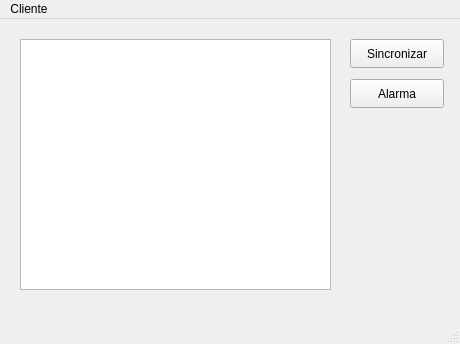
<?xml version="1.0" encoding="UTF-8"?>
<ui version="4.0">
 <class>MainWindow</class>
 <widget class="QMainWindow" name="MainWindow">
  <property name="geometry">
   <rect>
    <x>0</x>
    <y>0</y>
    <width>460</width>
    <height>344</height>
   </rect>
  </property>
  <property name="minimumSize">
   <size>
    <width>460</width>
    <height>344</height>
   </size>
  </property>
  <property name="maximumSize">
   <size>
    <width>460</width>
    <height>344</height>
   </size>
  </property>
  <property name="windowTitle">
   <string>Internet of Clocks</string>
  </property>
  <widget class="QWidget" name="centralwidget">
   <widget class="QPushButton" name="pBsync">
    <property name="geometry">
     <rect>
      <x>350</x>
      <y>20</y>
      <width>94</width>
      <height>29</height>
     </rect>
    </property>
    <property name="text">
     <string>Sincronizar</string>
    </property>
   </widget>
   <widget class="QPushButton" name="pBalarm">
    <property name="geometry">
     <rect>
      <x>350</x>
      <y>60</y>
      <width>94</width>
      <height>29</height>
     </rect>
    </property>
    <property name="text">
     <string>Alarma</string>
    </property>
   </widget>
   <widget class="QListView" name="listView">
    <property name="geometry">
     <rect>
      <x>20</x>
      <y>20</y>
      <width>311</width>
      <height>251</height>
     </rect>
    </property>
   </widget>
  </widget>
  <widget class="QMenuBar" name="menubar">
   <property name="geometry">
    <rect>
     <x>0</x>
     <y>0</y>
     <width>460</width>
     <height>27</height>
    </rect>
   </property>
   <widget class="QMenu" name="menuCliente">
    <property name="title">
     <string>Cliente</string>
    </property>
    <addaction name="actionConectar"/>
    <addaction name="actionDetectar"/>
    <addaction name="separator"/>
    <addaction name="actionSalir"/>
   </widget>
   <addaction name="menuCliente"/>
  </widget>
  <widget class="QStatusBar" name="statusbar"/>
  <action name="actionConectar">
   <property name="text">
    <string>Conectar</string>
   </property>
  </action>
  <action name="actionDetectar">
   <property name="text">
    <string>Detectar</string>
   </property>
  </action>
  <action name="actionSalir">
   <property name="text">
    <string>Salir</string>
   </property>
  </action>
 </widget>
 <resources/>
 <connections/>
</ui>
